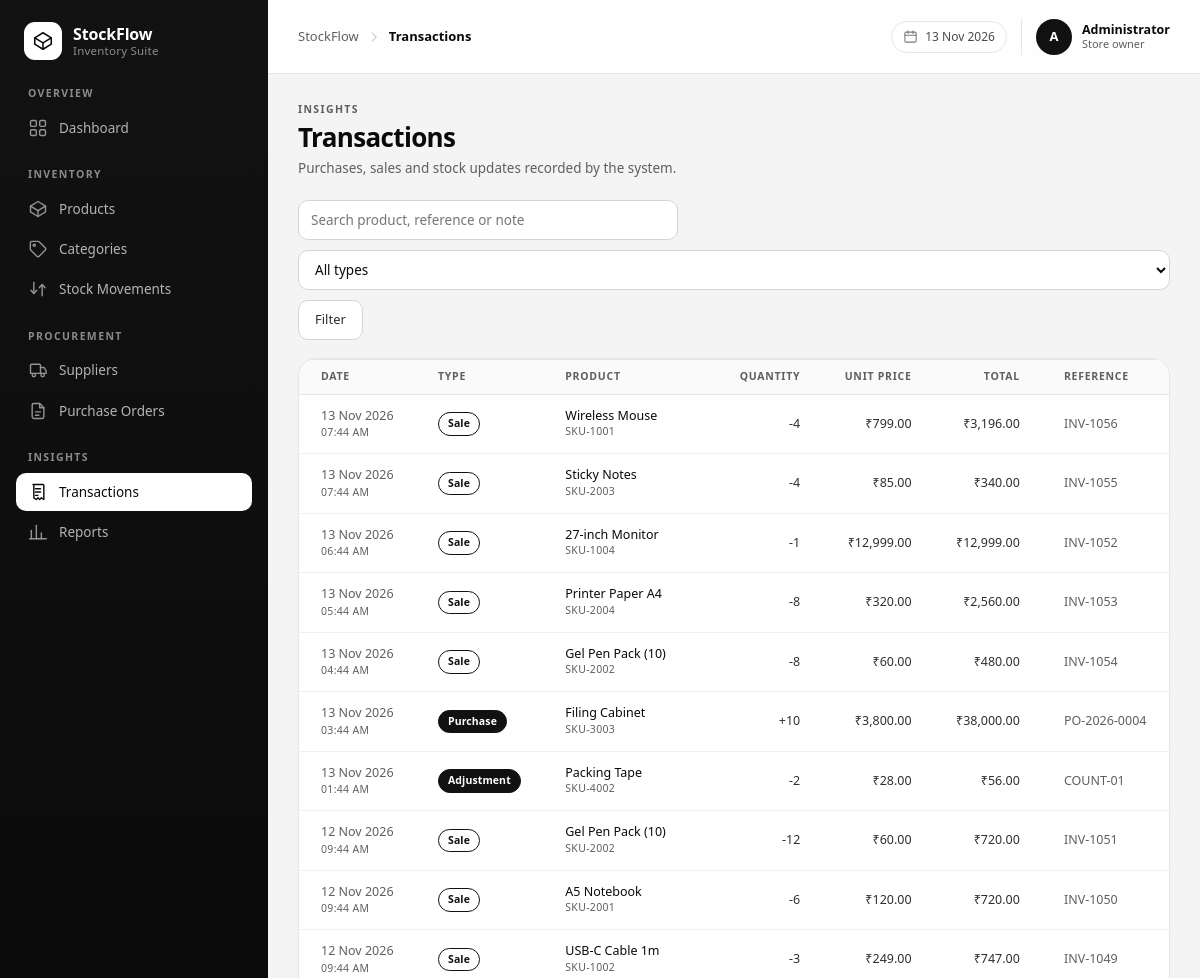
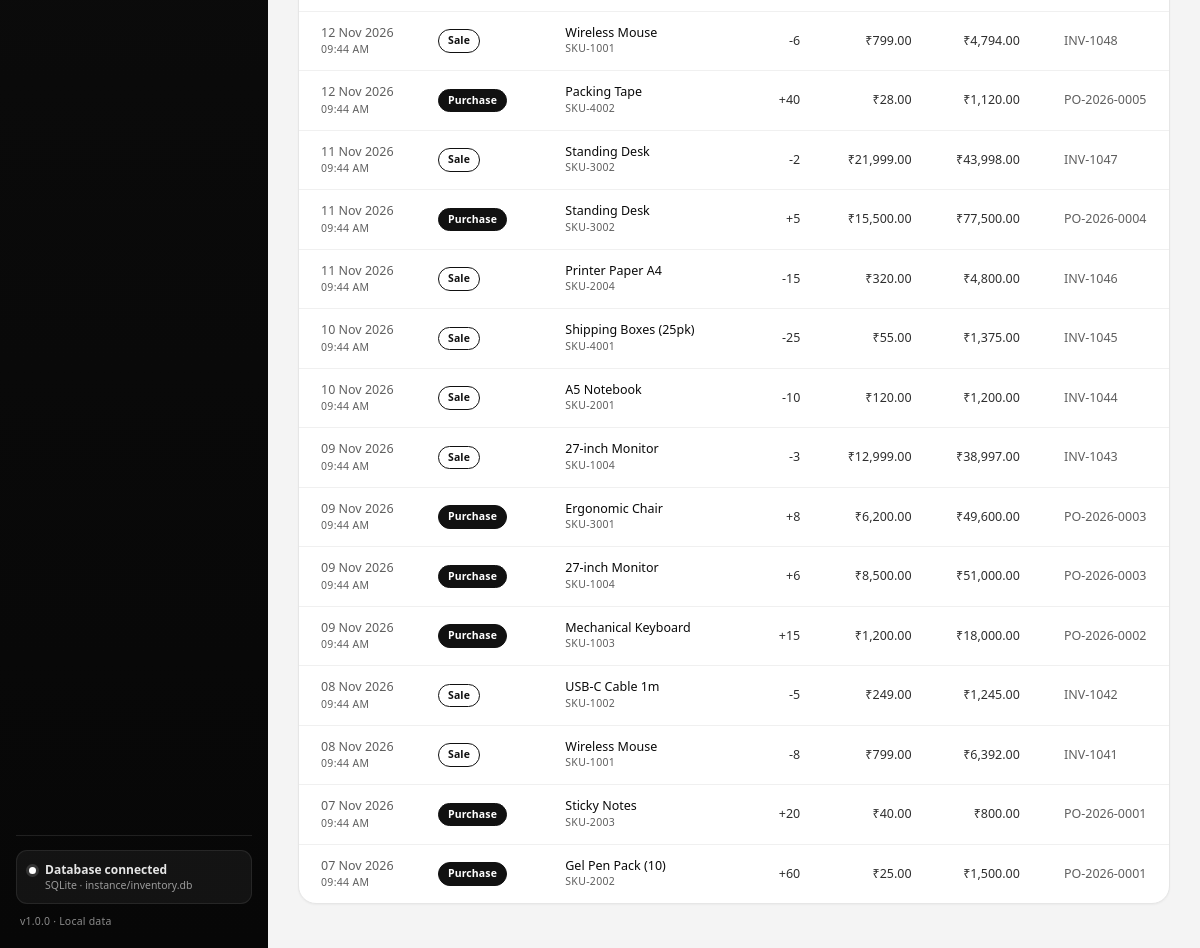
Screenshot of /transactions/ with the database file from the repository (2 pictures, top to bottom).
### tables this page shows
CREATE TABLE transactions (
    id           INTEGER PRIMARY KEY AUTOINCREMENT,
    reference    TEXT,
    type         TEXT NOT NULL
                 CHECK (type IN ('purchase', 'sale', 'stock_in', 'stock_out', 'adjustment')),
    product_id   INTEGER REFERENCES products(id) ON DELETE SET NULL,
    quantity     INTEGER NOT NULL DEFAULT 0,
    unit_price   REAL NOT NULL DEFAULT 0 CHECK (unit_price >= 0),
    total_amount REAL NOT NULL DEFAULT 0 CHECK (total_amount >= 0),
    note         TEXT,
    created_at   TEXT NOT NULL DEFAULT (datetime('now', 'localtime'))
);

CREATE TABLE products (
    id            INTEGER PRIMARY KEY AUTOINCREMENT,
    sku           TEXT NOT NULL UNIQUE,
    name          TEXT NOT NULL,
    description   TEXT,
    category_id   INTEGER REFERENCES categories(id) ON DELETE SET NULL,
    supplier_id   INTEGER REFERENCES suppliers(id) ON DELETE SET NULL,
    unit          TEXT NOT NULL DEFAULT 'pcs',
    cost_price    REAL NOT NULL DEFAULT 0 CHECK (cost_price >= 0),
    selling_price REAL NOT NULL DEFAULT 0 CHECK (selling_price >= 0),
    quantity      INTEGER NOT NULL DEFAULT 0 CHECK (quantity >= 0),
    reorder_level INTEGER NOT NULL DEFAULT 0 CHECK (reorder_level >= 0),
    is_active     INTEGER NOT NULL DEFAULT 1 CHECK (is_active IN (0, 1)),
    created_at    TEXT NOT NULL DEFAULT (datetime('now', 'localtime')),
    updated_at    TEXT NOT NULL DEFAULT (datetime('now', 'localtime'))
);

### routes/transactions.py (the view)
@transactions_bp.route("/")
def index():
    type_filter = clean(request.args.get("type"))
    search = clean(request.args.get("q"))
    sql = """
        SELECT t.*, p.name AS product_name, p.sku
        FROM transactions t
        LEFT JOIN products p ON p.id = t.product_id
        WHERE 1 = 1
    """
    params = []
    if type_filter in TYPES:
        sql += " AND t.type = ?"
        params.append(type_filter)
    if search:
        sql += " AND (p.name LIKE ? OR t.reference LIKE ? OR t.note LIKE ?)"
        like = f"%{search}%"
        params.extend([like, like, like])
    sql += " ORDER BY t.created_at DESC, t.id DESC LIMIT 300"
    return render_template(
        "transactions/list.html",
        page_title="Transactions",
        active_page="transactions",
        transactions=query(sql, params),
        types=TYPES,
        type_filter=type_filter,
        search=search,
    )

### database/db.py (called while the page is built)
def get_db():
    if "db" not in g:
        connection = sqlite3.connect(current_app.config["DATABASE"])
        connection.row_factory = sqlite3.Row
        connection.execute("PRAGMA foreign_keys = ON")
        g.db = connection
    return g.db

def query(sql, params=(), one=False):
    cursor = get_db().execute(sql, params)
    rows = cursor.fetchall()
    cursor.close()
    if one:
        return rows[0] if rows else None
    return rows

### utils/filters.py (called while the page is built)
def currency_symbol():
    if "_currency_symbol" not in g:
        symbol = current_app.config["CURRENCY_SYMBOL"]
        try:
            row = query(
                "SELECT value FROM settings WHERE key = 'currency_symbol'",
                one=True,
            )
            if row and row["value"]:
                symbol = row["value"]
        except Exception:
            pass
        g._currency_symbol = symbol
    return g._currency_symbol

def _parse_datetime(value):
    if not value:
        return None
    if isinstance(value, datetime):
        return value
    for fmt in ("%Y-%m-%d %H:%M:%S", "%Y-%m-%d"):
        try:
            return datetime.strptime(str(value), fmt)
        except ValueError:
            continue
    return None

### utils/helpers.py (called while the page is built)
def clean(value, default=""):
    if value is None:
        return default
    return str(value).strip()

### templates/transactions/list.html (shortened to what this page needs)
{% extends 'base.html' %}
{% import 'partials/icons.html' as ui %}
{% block content %}
  <div class="page-head">
    <div>
      <p class="page-head__eyebrow">Insights</p>
      <h1 class="page-head__title">Transactions</h1>
      <p class="page-head__subtitle">Purchases, sales and stock updates recorded by the system.</p>
    </div>
  </div>
  <form class="toolbar" method="get" action="{{ url_for('transactions.index') }}">
    <input class="input toolbar__search" type="search" name="q" value="{{ search }}"
           placeholder="Search product, reference or note" aria-label="Search transactions">
    <select class="input toolbar__select" name="type" aria-label="Filter by type">
      <option value="">All types</option>
    </select>
    <button class="btn btn--ghost" type="submit">Filter</button>
  </form>
  <section class="card card--flush">
    {% if transactions %}
      <div class="table-wrap">
        <table class="table">
          <thead>
            <tr>
              <th>Date</th>
              <th>Type</th>
              <th>Product</th>
              <th class="is-num">Quantity</th>
              <th class="is-num">Unit price</th>
              <th class="is-num">Total</th>
              <th>Reference</th>
            </tr>
          </thead>
          <tbody>
            {% for transaction in transactions %}
              <tr>
                <td class="is-muted">
                  {{ transaction.created_at|datefmt }}
                  <span class="cell-product__sku">{{ transaction.created_at|timefmt }}</span>
                </td>
                <td>
                  <span class="pill
                    {% if transaction.type in ('purchase', 'adjustment') %}pill--dark
                    {% elif transaction.type in ('sale', 'stock_in') %}pill--outline
                    {% else %}pill--muted{% endif %}">
                    {{ types[transaction.type] }}
                  </span>
                </td>
                <td>
                  {% if transaction.product_name %}
                    <span class="cell-product__name">{{ transaction.product_name }}</span>
                    <span class="cell-product__sku">{{ transaction.sku }}</span>
                  {% else %}
                    <span class="is-muted">Deleted product</span>
                  {% endif %}
                </td>
                <td class="is-num">{{ '+' if transaction.quantity > 0 else '' }}{{ transaction.quantity }}</td>
                <td class="is-num">{{ transaction.unit_price|money }}</td>
                <td class="is-num">{{ transaction.total_amount|money }}</td>
                <td class="is-muted">{{ transaction.reference or '—' }}</td>
              </tr>
            {% endfor %}
          </tbody>
        </table>
      </div>
    {% else %}
      <div class="empty">
        <span class="empty__icon">{{ ui.icon('receipt', 22) }}</span>
        <p class="empty__title">No transactions recorded</p>
        <p class="empty__text">Stock movements and received purchase orders appear here automatically.</p>
      </div>
    {% endif %}
  </section>
{% endblock %}

### static/css/style.css (style rules this page uses)
:root { --bg: #f4f4f4; --surface: #ffffff; --surface-soft: #fafafa; --ink: #0a0a0a; --ink-soft: #2e2e2e; --muted: #5f5f5f; --muted-strong: #4a4a4a; --line: #e6e6e6; --line-strong: #d5d5d5; --brand: #111111; --brand-strong: #000000; --brand-soft: #f1f1f1; --navy: #0a0a0a; --radius-lg: 18px; --radius: 14px; --radius-sm: 10px; --shadow-sm: 0 1px 2px rgba(0, 0, 0, 0.04); --shadow-md: 0 1px 2px rgba(0, 0, 0, 0.04), 0 14px 34px -22px rgba(0, 0, 0, 0.35); --shadow-lg: 0 24px 48px -28px rgba(0, 0, 0, 0.45); --sidebar-w: 268px; --topbar-h: 74px; --font: "Segoe UI", -apple-system, BlinkMacSystemFont, "Inter", "Helvetica Neue", Arial, sans-serif; }
*, *::before, *::after { box-sizing: border-box; }
html { -webkit-text-size-adjust: 100%; }
body { margin: 0; font-family: var(--font); font-size: 14px; line-height: 1.5; color: var(--ink); background: var(--bg); -webkit-font-smoothing: antialiased; text-rendering: optimizeLegibility; }
h1, h2, h3, p, ul, ol, figure, dl, dd { margin: 0; }
button { font: inherit; color: inherit; }
table { border-collapse: collapse; width: 100%; }
.page-head { display: flex; align-items: flex-end; justify-content: space-between; gap: 20px; flex-wrap: wrap; margin-bottom: 22px; }
.page-head__eyebrow { font-size: 10.5px; font-weight: 600; letter-spacing: 0.13em; text-transform: uppercase; color: var(--muted); margin-bottom: 5px; }
.page-head__title { font-size: 26px; font-weight: 650; letter-spacing: -0.025em; line-height: 1.15; }
.page-head__subtitle { margin-top: 5px; font-size: 13.5px; color: var(--muted); }
.card { background: var(--surface); border: 1px solid var(--line); border-radius: var(--radius-lg); box-shadow: var(--shadow-sm); overflow: hidden; }
.card--flush .table-wrap { border-top: 1px solid var(--line); }
.table-wrap { overflow-x: auto; }
.table { font-size: 12.5px; }
.table th { padding: 9px 22px; text-align: left; font-size: 10.5px; font-weight: 600; letter-spacing: 0.07em; text-transform: uppercase; color: var(--muted); background: var(--surface-soft); border-bottom: 1px solid var(--line); white-space: nowrap; }
.table td { padding: 12px 22px; border-bottom: 1px solid #f0f0f0; vertical-align: middle; color: var(--ink-soft); white-space: nowrap; }
.table tbody tr:last-child td { border-bottom: 0; }
.table .is-num { text-align: right; }
.table .is-muted { color: var(--muted); }
.cell-product__name { display: block; font-weight: 500; color: var(--ink); line-height: 1.3; }
.cell-product__sku { display: block; font-size: 10.5px; color: var(--muted); letter-spacing: 0.03em; }
.pill { display: inline-flex; align-items: center; gap: 6px; padding: 3px 9px; border-radius: 99px; border: 1px solid transparent; font-size: 10.5px; font-weight: 600; letter-spacing: 0.01em; white-space: nowrap; }
.pill--dark, .pill--danger { background: #111111; color: #ffffff; border-color: #111111; }
.pill--outline, .pill--ok { background: #ffffff; color: #111111; border-color: #111111; }
.toolbar { display: flex; align-items: center; flex-wrap: wrap; gap: 10px; margin-bottom: 18px; }
.toolbar__search { flex: 1 1 240px; max-width: 380px; }
.toolbar__select { flex: 0 1 auto; min-width: 165px; }
.input { width: 100%; height: 40px; padding: 0 12px; border: 1px solid var(--line-strong); border-radius: var(--radius-sm); background: var(--surface); color: var(--ink); font-family: inherit; font-size: 13.5px; transition: border-color 0.16s ease, box-shadow 0.16s ease; }
.btn { display: inline-flex; align-items: center; justify-content: center; gap: 7px; height: 40px; padding: 0 16px; border-radius: var(--radius-sm); border: 1px solid #111111; background: #111111; color: #ffffff; font-size: 13px; font-weight: 500; cursor: pointer; white-space: nowrap; transition: background 0.16s ease, border-color 0.16s ease, color 0.16s ease; }
.btn--ghost { background: var(--surface); border-color: var(--line-strong); color: var(--ink-soft); }

### rows the page displays
transactions: type "Sale"
transactions: type "Sale"
transactions: type "Sale"
transactions: type "Sale"
transactions: type "Sale"
transactions: type "Purchase", quantity "+"
transactions: type "Adjustment"
transactions: type "Sale"
transactions: type "Sale"
transactions: type "Sale"
transactions: type "Sale"
transactions: type "Purchase", quantity "+"
transactions: type "Sale"
transactions: type "Purchase", quantity "+"
transactions: type "Sale"
transactions: type "Sale"
transactions: type "Sale"
transactions: type "Sale"
transactions: type "Purchase", quantity "+"
transactions: type "Purchase", quantity "+"
transactions: type "Purchase", quantity "+"
transactions: type "Sale"
transactions: type "Sale"
transactions: type "Purchase", quantity "+"
transactions: type "Purchase", quantity "+"

### other values shown
{{ config.APP_NAME }} "StockFlow"
{{ config.APP_TAGLINE }} "Inventory Suite"
{{ config.APP_VERSION }} "1.0.0"
{{ page_title|default('Dashboard') }} "Transactions"
